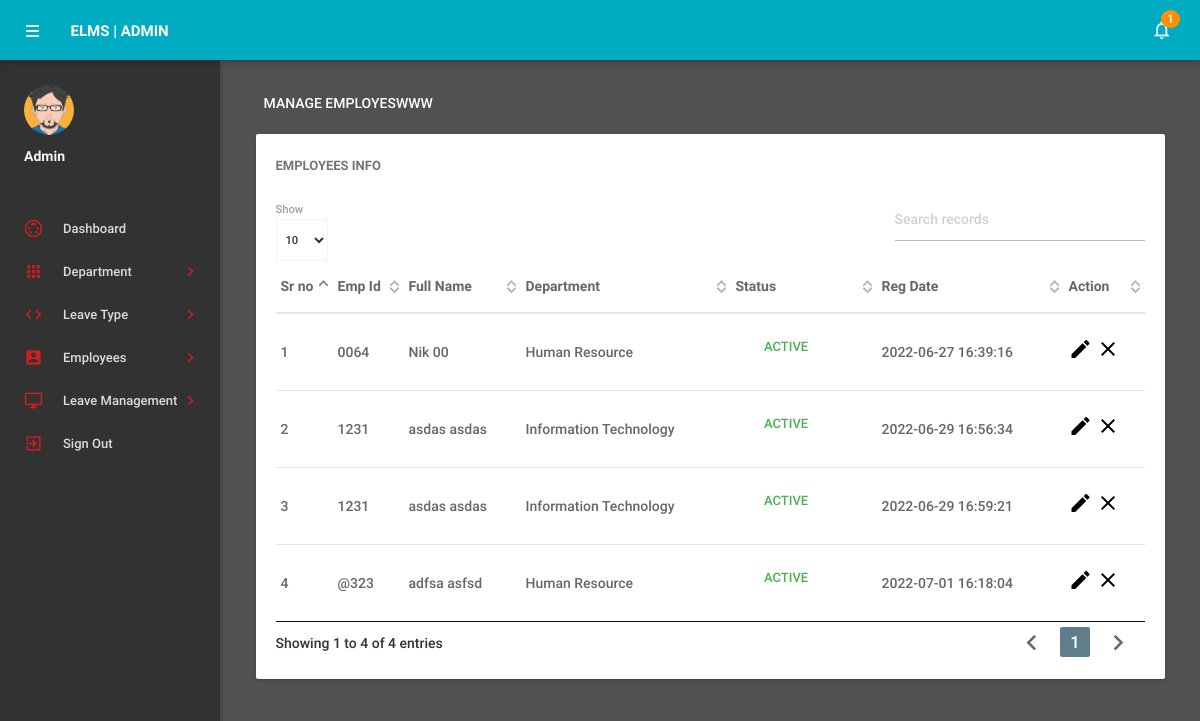
Page /admin/manageemployee.php (signed in) on the committed database.
### tables this page shows
CREATE TABLE `tblemployees` (
  `id` int(11) NOT NULL,
  `EmpId` varchar(100) NOT NULL,
  `FirstName` varchar(150) NOT NULL,
  `LastName` varchar(150) NOT NULL,
  `EmailId` varchar(200) NOT NULL,
  `Password` varchar(180) NOT NULL,
  `Gender` varchar(100) NOT NULL,
  `Dob` varchar(100) NOT NULL,
  `Department` varchar(255) NOT NULL,
  `Address` varchar(255) NOT NULL,
  `City` varchar(200) NOT NULL,
  `Country` varchar(150) NOT NULL,
  `Phonenumber` char(11) NOT NULL,
  `Status` int(1) NOT NULL,
  `RegDate` timestamp NOT NULL DEFAULT CURRENT_TIMESTAMP
);

### admin/manageemployee.php (the view, shortened to what this page needs)
<?php
include('includes/config.php');
if(strlen($_SESSION['alogin'])==0)
    {
header('location:index.php');
}
else{
 ?>
<!DOCTYPE html>
<html lang="en">
    <head>
        <link type="text/css" rel="stylesheet" href="../assets/plugins/materialize/css/materialize.min.css"/>
        <link href="../assets/plugins/material-preloader/css/materialPreloader.min.css" rel="stylesheet">
        <link href="../assets/plugins/datatables/css/jquery.dataTables.min.css" rel="stylesheet">
        <link href="../assets/css/alpha.min.css" rel="stylesheet" type="text/css"/>
        <link href="../assets/css/custom.css" rel="stylesheet" type="text/css"/>
    </head>
    <body>
       <?php include('includes/header.php');?>
       <?php include('includes/sidebar.php');?>
            <main class="mn-inner">
                <div class="row">
                    <div class="col s12">
                        <div class="page-title">Manage EmployesWWW</div>
                    </div>
                    <div class="col s12 m12 l12">
                        <div class="card">
                            <div class="card-content">
                                <span class="card-title">Employees Info</span>
                                <table id="example" class="display responsive-table ">
                                    <thead>
                                        <tr>
                                            <th>Sr no</th>
                                            <th>Emp Id</th>
                                            <th>Full Name</th>
                                            <th>Department</th>
                                             <th>Status</th>
                                             <th>Reg Date</th>
                                            <th>Action</th>
                                        </tr>
                                    </thead>
                                    <tbody>
<?php $sql = "SELECT EmpId,FirstName,LastName,Department,Status,RegDate,id from  tblemployees";
$query = $dbh -> prepare($sql);
$query->execute();
$results=$query->fetchAll(PDO::FETCH_OBJ);
$cnt=1;
if($query->rowCount() > 0)
{
foreach($results as $result)
{               ?>
                                        <tr>
                                            <td> <?php echo htmlentities($cnt);?></td>
                                            <td><?php echo htmlentities($result->EmpId);?></td>
                                            <td><?php echo htmlentities($result->FirstName);?>&nbsp;<?php echo htmlentities($result->LastName);?></td>
                                            <td><?php echo htmlentities($result->Department);?></td>
                                             <td><?php $stats=$result->Status;
if($stats){
                                             ?>
                                                 <a class="waves-effect waves-green btn-flat m-b-xs">Active</a>
                                                 <?php } else { ?>
                                                 <a class="waves-effect waves-red btn-flat m-b-xs">Inactive</a>
                                                 <?php } ?>
                                             </td>
                                              <td><?php echo htmlentities($result->RegDate);?></td>
                                            <td><a href="editemployee.php?empid=<?php echo htmlentities($result->id);?>"><i class="material-icons">mode_edit</i></a>
                                        <?php if($result->Status==1)
 {?>
<a href="manageemployee.php?inid=<?php echo htmlentities($result->id);?>" onclick="return confirm('Are you sure you want to inactive this Employe?');"" > <i class="material-icons" title="Inactive">clear</i>
<?php } else {?>
                                            <a href="manageemployee.php?id=<?php echo htmlentities($result->id);?>" onclick="return confirm('Are you sure you want to active this employee?');""><i class="material-icons" title="Active">done</i>
                                            <?php } ?> </td>
                                        </tr>
                                         <?php $cnt++;} }?>
                                    </tbody>
                                </table>
                            </div>
                        </div>
                    </div>
                </div>
            </main>
        </div>
        <div class="left-sidebar-hover"></div>
    </body>
</html>
<?php } ?>

### rows in the picture
tblemployees: EmpId "0064", FirstName "Nik", LastName "00", Department "Human Resource", Status "ACTIVE", RegDate "2022-06-27 16:39:16"
tblemployees: EmpId "1231", FirstName "asdas", LastName "asdas", Department "Information Technology", Status "ACTIVE", RegDate "2022-06-29 16:56:34"
tblemployees: EmpId "1231", FirstName "asdas", LastName "asdas", Department "Information Technology", Status "ACTIVE", RegDate "2022-06-29 16:59:21"
tblemployees: EmpId "@323", FirstName "adfsa", LastName "asfsd", Department "Human Resource", Status "ACTIVE", RegDate "2022-07-01 16:18:04"

### other values in the picture
$unreadcount "1"
